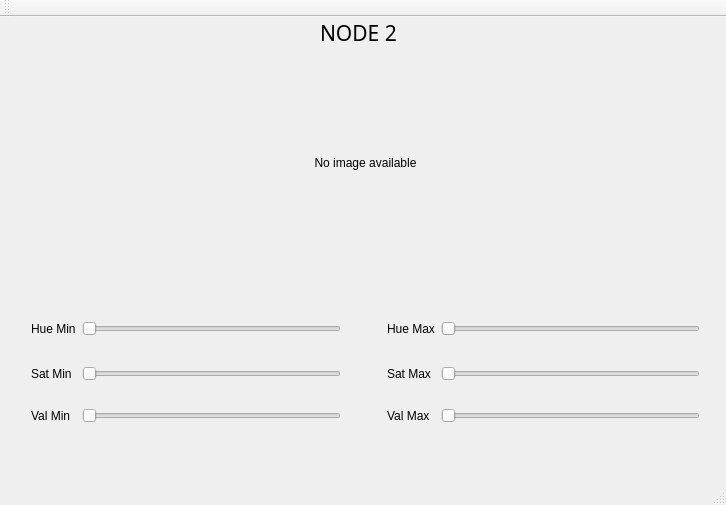
<?xml version="1.0" encoding="UTF-8"?>
<ui version="4.0">
 <class>MainWindow</class>
 <widget class="QMainWindow" name="MainWindow">
  <property name="geometry">
   <rect>
    <x>0</x>
    <y>0</y>
    <width>726</width>
    <height>505</height>
   </rect>
  </property>
  <property name="windowTitle">
   <string>MainWindow</string>
  </property>
  <widget class="QWidget" name="centralWidget">
   <widget class="QWidget" name="gridLayoutWidget">
    <property name="geometry">
     <rect>
      <x>20</x>
      <y>270</y>
      <width>691</width>
      <height>171</height>
     </rect>
    </property>
    <layout class="QGridLayout" name="gridLayout">
     <item row="2" column="0">
      <widget class="QLabel" name="label_3">
       <property name="text">
        <string>Val Min</string>
       </property>
      </widget>
     </item>
     <item row="0" column="3">
      <spacer name="horizontalSpacer">
       <property name="orientation">
        <enum>Qt::Horizontal</enum>
       </property>
       <property name="sizeType">
        <enum>QSizePolicy::Minimum</enum>
       </property>
       <property name="sizeHint" stdset="0">
        <size>
         <width>40</width>
         <height>20</height>
        </size>
       </property>
      </spacer>
     </item>
     <item row="0" column="5">
      <widget class="QSlider" name="horizontalSlider_4">
       <property name="orientation">
        <enum>Qt::Horizontal</enum>
       </property>
      </widget>
     </item>
     <item row="0" column="0">
      <widget class="QLabel" name="label">
       <property name="text">
        <string>Hue Min</string>
       </property>
      </widget>
     </item>
     <item row="2" column="5">
      <widget class="QSlider" name="horizontalSlider_6">
       <property name="orientation">
        <enum>Qt::Horizontal</enum>
       </property>
      </widget>
     </item>
     <item row="0" column="4">
      <widget class="QLabel" name="label_4">
       <property name="text">
        <string>Hue Max</string>
       </property>
      </widget>
     </item>
     <item row="1" column="4">
      <widget class="QLabel" name="label_5">
       <property name="text">
        <string>Sat Max</string>
       </property>
      </widget>
     </item>
     <item row="1" column="0">
      <widget class="QLabel" name="label_2">
       <property name="text">
        <string>Sat Min</string>
       </property>
      </widget>
     </item>
     <item row="1" column="5">
      <widget class="QSlider" name="horizontalSlider_5">
       <property name="orientation">
        <enum>Qt::Horizontal</enum>
       </property>
      </widget>
     </item>
     <item row="2" column="1">
      <widget class="QSlider" name="horizontalSlider_3">
       <property name="orientation">
        <enum>Qt::Horizontal</enum>
       </property>
      </widget>
     </item>
     <item row="1" column="1">
      <widget class="QSlider" name="horizontalSlider_2">
       <property name="orientation">
        <enum>Qt::Horizontal</enum>
       </property>
      </widget>
     </item>
     <item row="0" column="1">
      <widget class="QSlider" name="horizontalSlider">
       <property name="orientation">
        <enum>Qt::Horizontal</enum>
       </property>
      </widget>
     </item>
     <item row="2" column="4">
      <widget class="QLabel" name="label_6">
       <property name="text">
        <string>Val Max</string>
       </property>
      </widget>
     </item>
    </layout>
   </widget>
   <widget class="QLabel" name="label_7">
    <property name="geometry">
     <rect>
      <x>320</x>
      <y>0</y>
      <width>81</width>
      <height>31</height>
     </rect>
    </property>
    <property name="font">
     <font>
      <family>Sans Serif</family>
      <pointsize>16</pointsize>
     </font>
    </property>
    <property name="text">
     <string>NODE 2</string>
    </property>
   </widget>
   <widget class="QWidget" name="verticalLayoutWidget">
    <property name="geometry">
     <rect>
      <x>20</x>
      <y>30</y>
      <width>691</width>
      <height>231</height>
     </rect>
    </property>
    <layout class="QVBoxLayout" name="verticalLayout">
     <item>
      <widget class="QLabel" name="label_8">
       <property name="text">
        <string>No image available</string>
       </property>
       <property name="alignment">
        <set>Qt::AlignCenter</set>
       </property>
      </widget>
     </item>
    </layout>
   </widget>
  </widget>
  <widget class="QMenuBar" name="menuBar">
   <property name="geometry">
    <rect>
     <x>0</x>
     <y>0</y>
     <width>726</width>
     <height>22</height>
    </rect>
   </property>
  </widget>
  <widget class="QToolBar" name="mainToolBar">
   <attribute name="toolBarArea">
    <enum>TopToolBarArea</enum>
   </attribute>
   <attribute name="toolBarBreak">
    <bool>false</bool>
   </attribute>
  </widget>
  <widget class="QStatusBar" name="statusBar"/>
 </widget>
 <layoutdefault spacing="6" margin="11"/>
 <resources/>
 <connections/>
</ui>
